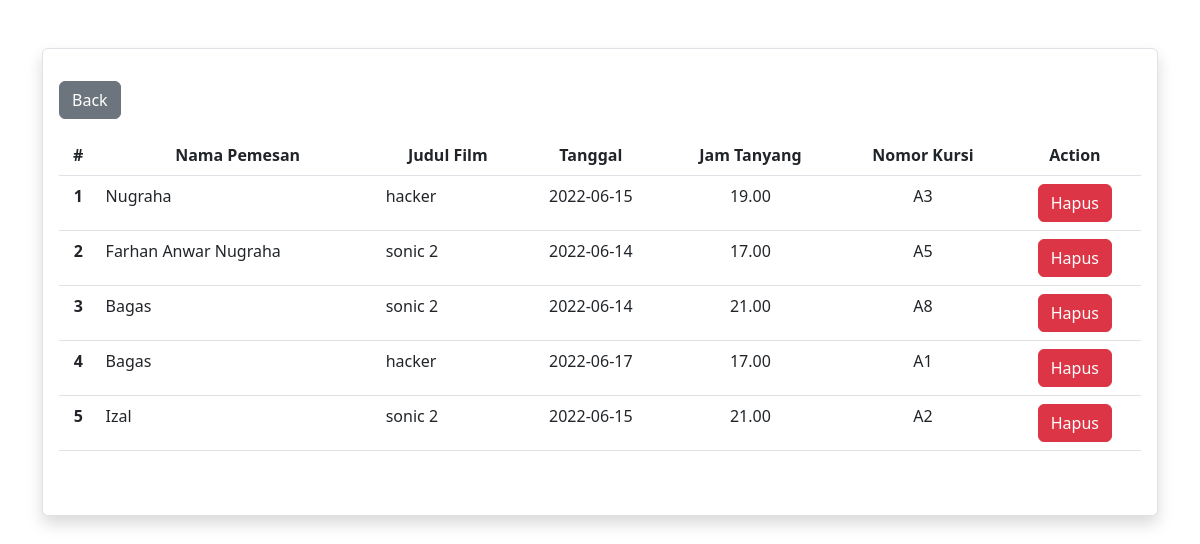
The page /tiketBox.php (signed in) on the database as committed earlier.
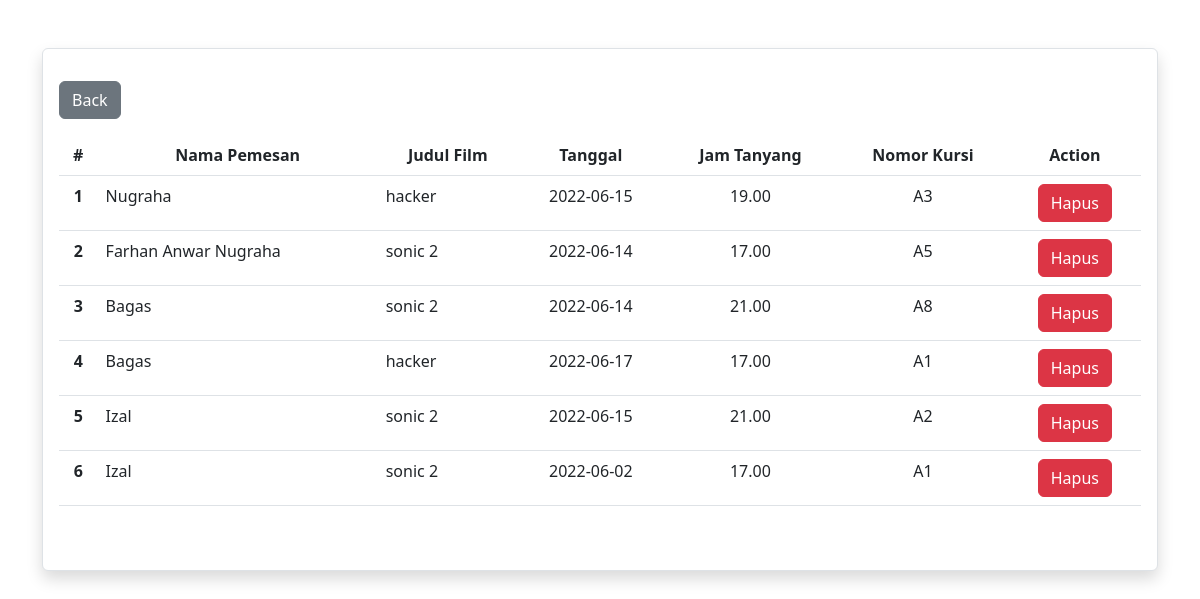
The same page on the database as committed later.
### tables this page shows
CREATE TABLE `tiket` (
  `id_tiket` int(11) NOT NULL,
  `nama_pemesan` varchar(50) NOT NULL,
  `tanggal` date NOT NULL,
  `waktu` varchar(50) NOT NULL DEFAULT current_timestamp(),
  `id_artikel` int(11) NOT NULL,
  `id_member` int(11) NOT NULL,
  `id_kursi` int(11) NOT NULL
);

CREATE TABLE `movies` (
  `id_artikel` int(11) NOT NULL,
  `id_member` int(11) NOT NULL,
  `type` varchar(20) NOT NULL,
  `gambar` varchar(50) NOT NULL,
  `deskripsi` text NOT NULL,
  `kategori` varchar(20) NOT NULL,
  `judul_artikel` varchar(500) NOT NULL,
  `rating` float NOT NULL,
  `harga_tiket` int(11) NOT NULL
);

CREATE TABLE `kursi` (
  `id_kursi` int(11) NOT NULL,
  `nomor_kursi` varchar(5) NOT NULL
);

### functions.php (called while the page is built, shortened)
<?php
$conn = mysqli_connect("localhost", "root", "", "db_member");
function query($query)
{
	global $conn;
	$result = mysqli_query($conn, $query);
	$rows = [];
	while ($row = mysqli_fetch_assoc($result)) {
		$rows[] = $row;
	}
	return $rows;
}

### tiketBox.php (the view, shortened to what this page needs)
<?php
require 'functions.php';
$tiketing = query("SELECT tiket.id_tiket, tiket.nama_pemesan, tiket.tanggal, tiket.waktu, kursi.nomor_kursi, movies.judul_artikel from tiket JOIN kursi on kursi.id_kursi=tiket.id_kursi JOIN movies on movies.id_artikel=tiket.id_artikel");
?>
<!doctype html>
<html lang="en">
<head>
    <link href="https://cdn.jsdelivr.net/npm/bootstrap@5.2.0-beta1/dist/css/bootstrap.min.css" rel="stylesheet">
</head>
<body>
    <div class="container mt-5">
        <div class="shadow p-3 mb-5 bg-body rounded mt-5 border rounded pb-5">
            <div class="row">
                <div class="col">
                    <a href="admin.php" class="btn btn-secondary mt-3 mb-3">Back</a>
                </div>
            </div>
            <table class="table text-center">
                <thead>
                    <tr>
                        <th scope="col">#</th>
                        <th scope="col">Nama Pemesan</th>
                        <th scope="col">Judul Film</th>
                        <th scope="col">Tanggal</th>
                        <th scope="col">Jam Tanyang</th>
                        <th scope="col">Nomor Kursi</th>
                        <th scope="col">Action</th>
                    </tr>
                </thead>
                <tbody>
                    <?php $i = 1 ?>
                    <?php foreach ($tiketing as $tiket) : ?>
                        <tr>
                            <th scope="row"><?= $i++; ?></th>
                            <td class="text-start"><?= $tiket['nama_pemesan']; ?></td>
                            <td class="text-start"><?= $tiket['judul_artikel']; ?></td>
                            <td><?= $tiket['tanggal']; ?></td>
                            <td><?= $tiket['waktu']; ?></td>
                            <td class="text-center"><?= $tiket['nomor_kursi']; ?></td>
                            <td><a type="button" href="hapusFilm.php?id_tiket=<?= $tiket["id_tiket"]; ?>" class="btn btn-danger">Hapus</a></td>
                        </tr>
                    <?php endforeach ?>
                </tbody>
            </table>
        </div>
    </div>
</body>
</html>

Rows that differ between the two databases and show on the page:
added tiket: nama_pemesan "Izal", id_artikel.judul_artikel "sonic 2", tanggal "2022-06-02", waktu "17.00", id_kursi.nomor_kursi "A1"
